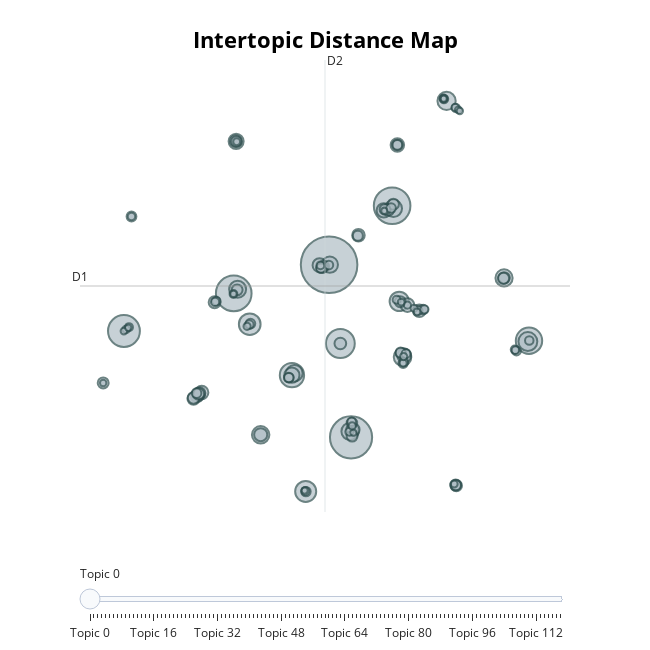

Here is the notebook cell this chart was saved with:
### Code cell
topic_model = BERTopic()
topics, probs = topic_model.fit_transform(cleaned_docs)
topic_model.visualize_topics()
